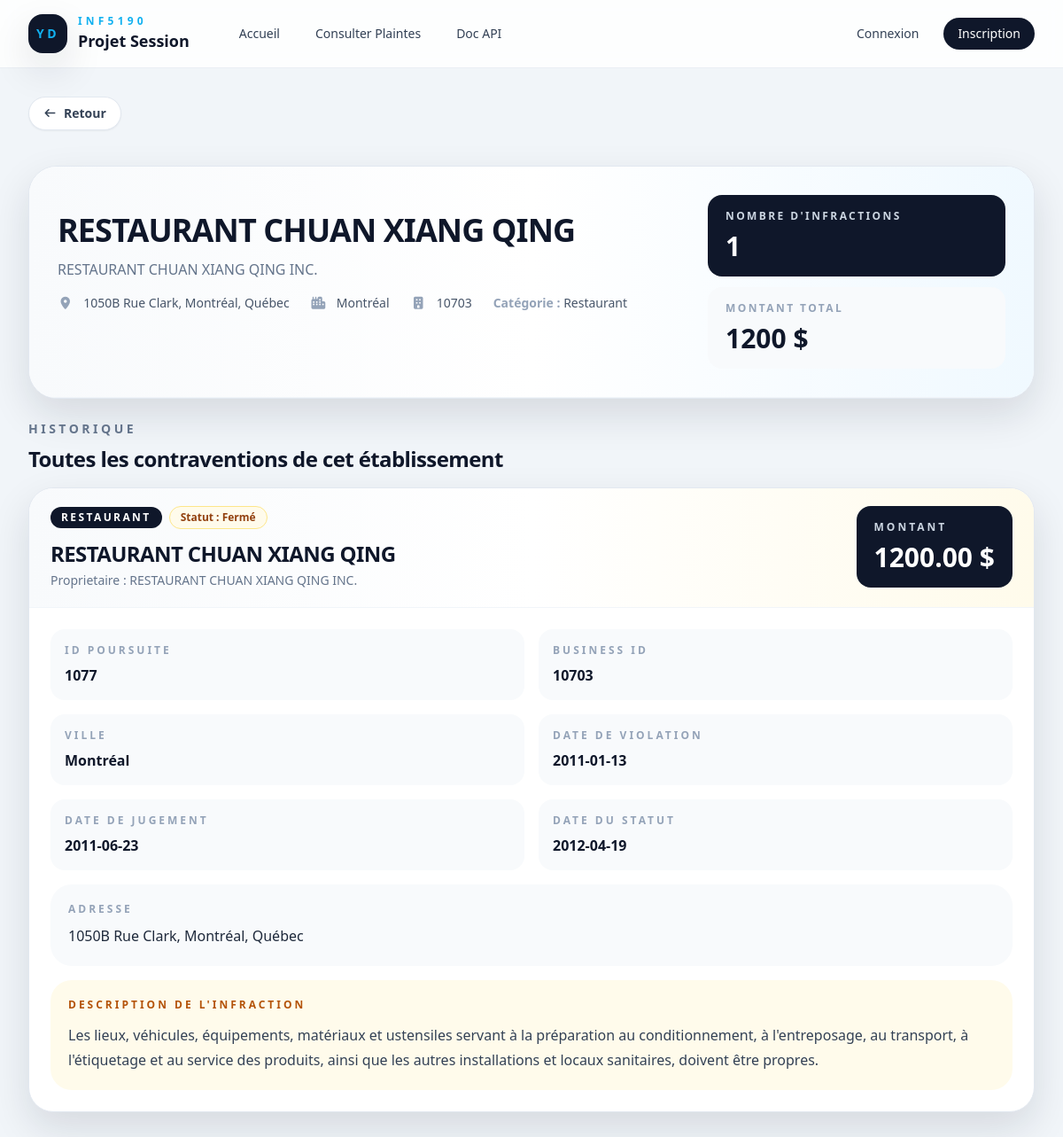
The page /etablissement_details/10703 on the database its author committed.
### tables this page shows
CREATE TABLE violations (
    id_poursuite INTEGER PRIMARY KEY,
    business_id INTEGER NOT NULL,
    date_violation DATE NOT NULL, /*date*/
    descr TEXT NOT NULL, /*description*/
    adresse TEXT NOT NULL,
    date_jugement DATE NOT NULL,
    etablissement TEXT NOT NULL,
    montant DECIMAL(10,2) NOT NULL,
    proprietaire TEXT NOT NULL,
    ville TEXT NOT NULL,
    statut TEXT NOT NULL,
    date_statut DATE NOT NULL,
    categorie TEXT NOT NULL
);

### app.py (the view)
@app.route("/etablissement_details/<int:business_id>", methods=["GET"])
def etablissement_details_page(business_id: int):
    etablissement_summary = _get_db().return_business_summary(business_id)
    if not etablissement_summary:
        return render_template("404.html", message="Établissement non trouvé.")
    violation_list = _get_db().return_all_violations_of_etablissement(business_id)
    if not violation_list:
        return render_template("404.html", message="Aucune violation trouvée pour cet établissement.")
    return render_template("business_details.html", etablissement_details=etablissement_summary[0], violations=violation_list)

### app.py (called while the page is built)
def _get_db():
    db = getattr(g, "_database", None)
    if db is None:
        g._database = Database()
    return g._database

@app.teardown_appcontext
def close_connection(exception):
    db = getattr(g, "_database", None)
    if db is not None:
        db.disconnect()

### database.py (called while the page is built)
    def get_connection(self):
        if self.connection is None:
            self.connection = sqlite3.connect("db/violations.db")
            self.connection.row_factory = sqlite3.Row
        return self.connection

    def disconnect(self):
        if self.connection is not None:
            self.connection.close()

    def return_all_violations_of_etablissement(self, business_id: int):
        connection = self.get_connection()
        cursor = connection.execute(
        """
            SELECT
                id_poursuite,
                business_id,
                date_violation,
                descr,
                adresse,
                date_jugement,
                etablissement,
                montant,
                proprietaire,
                ville,
                statut,
                date_statut,
                categorie
            FROM violations
            WHERE business_id = ?
            ORDER BY date_violation DESC, id_poursuite DESC;
        """, (business_id,))
        return [Violation.from_db_row(row) for row in cursor.fetchall()]

    def return_business_summary(self, business_id: int):
        connection = self.get_connection()
        cursor = connection.execute(
        """
        SELECT
            business_id,
            etablissement,
            adresse,
            ville,
            proprietaire,
            categorie,
            COUNT(*) AS nombre_violations,
            SUM(montant) AS montant_total
        FROM violations
        WHERE business_id = ?
        GROUP BY
            business_id,
            etablissement,
            adresse,
            ville,
            proprietaire,
            categorie;

        """, (business_id,))
        rows = cursor.fetchall()
        return [dict(row) for row in rows]

    def user_is_log_in(self, id_session, email) -> bool:
        return id_session is not None and email is not None and self.get_session_email(id_session) == email

### violation.py (called while the page is built)
    @staticmethod
    def _format_date(date_value: str) -> str:
        return datetime.strptime(str(date_value), "%Y%m%d").strftime("%Y-%m-%d")

    @property
    def formatted_date_violation(self) -> str:
        return self._format_date(self.date_violation)

### templates/business_details.html
{% extends "layout.html" %}
{% block content %}
{% include "_back_button.html" %}
{% if etablissement_details %}
<section class="space-y-6 mt-10">
   <article class="overflow-hidden rounded-[2rem] border border-slate-200 bg-white shadow-soft">
      <div class="border-b border-slate-100 bg-gradient-to-r from-slate-50 via-white to-sky-50 px-8 py-8">
         <div class="flex flex-col gap-6 lg:flex-row lg:items-start lg:justify-between">
            <div class="min-w-0">
               <h1 class="mt-5 text-4xl font-black tracking-tight text-slate-900" id="resto-name">
                  {{ etablissement_details.etablissement }}
               </h1>
               <p class="mt-3 text-base font-medium text-slate-500" id="resto-proprio"
                  title="Propriétaire de l'établissement">
                  {{ etablissement_details.proprietaire }}
               </p>
               <div class="mt-4 flex flex-wrap gap-x-6 gap-y-2 text-sm text-slate-600">
                  <div>
                     <i class="fa-solid fa-location-dot mr-2 text-slate-400"></i>
                     <span id="resto-adresse">{{ etablissement_details.adresse }}</span>
                  </div>
                  <div>
                     <i class="fa-solid fa-city mr-2 text-slate-400"></i>
                     <span id="resto-ville">{{ etablissement_details.ville }}</span>
                  </div>
                  <div>
                     <i class="fa-solid fa-building mr-2 text-slate-400"></i>
                     <span id="resto-bussiness_id" title="Business ID">{{ etablissement_details.business_id }}</span>
                  </div>
                  <div class="">
                     <span class="text-slate-400 font-semibold">Catégorie :</span>
                     <span id="resto-cat">{{ etablissement_details.categorie }}</span>
                  </div>
               </div>
            </div>
            <div class="grid gap-3 sm:grid-cols-3 lg:min-w-[21rem] lg:grid-cols-1 xl:grid-cols-2">
               <div class="rounded-2xl bg-slate-900 px-5 py-4 text-white">
                  <p class="text-xs font-semibold uppercase tracking-[0.2em] text-slate-300">
                     Nombre d'Infractions
                  </p>
                  <p class="mt-2 text-3xl font-black" id="resto-nb-infract">
                     {{ etablissement_details.nombre_violations }}
                  </p>
               </div>
               <div class="rounded-2xl bg-slate-50 px-5 py-4">
                  <p class="text-xs font-semibold uppercase tracking-[0.2em] text-slate-400">
                     Montant total
                  </p>
                  <p class="mt-2 text-3xl font-black text-slate-900" id="resto-montantTotal">
                     {{ etablissement_details.montant_total }} $
                  </p>
               </div>
            </div>
         </div>
      </div>
   </article>
   <section class="space-y-4">
      <div class="flex items-center justify-between">
         <div>
            <p class="text-sm font-semibold uppercase tracking-[0.25em] text-slate-500">
               Historique
            </p>
            <h2 class="mt-2 text-2xl font-black tracking-tight text-slate-900">
               Toutes les contraventions de cet établissement
            </h2>
         </div>
      </div>
      <div id="resto-violations" class="space-y-4">
         {% for violation in violations %}
         {% include "_violation_card.html" %}
         {% endfor %}
      </div>
   </section>
</section>
{% endif %}
{% endblock %}

### templates/_violation_card.html
<article class="overflow-hidden rounded-[1.75rem] border border-slate-200 bg-white shadow-soft">
   <div class="border-b border-slate-100 bg-gradient-to-r from-slate-50 via-white to-amber-50 px-6 py-5">
      <div class="flex flex-col gap-4 md:flex-row md:items-start md:justify-between">
         <div class="space-y-3">
            <div class="flex flex-wrap items-center gap-2">
               <span
                  class="inline-flex rounded-full bg-slate-900 px-3 py-1 text-xs font-semibold uppercase tracking-[0.2em] text-white">
                  {{ violation.categorie }}
               </span>
               <span
                  class="inline-flex rounded-full border border-amber-200 bg-amber-50 px-3 py-1 text-xs font-semibold text-amber-800">
                  Statut : {{ violation.statut }}
               </span>
            </div>
            <div>
               <h2 class="text-2xl font-black tracking-tight text-slate-900">
                  {{ violation.etablissement }}
               </h2>
               <p class="mt-1 text-sm font-medium text-slate-500">
                  Proprietaire : {{ violation.proprietaire }}
               </p>
            </div>
         </div>
         <div class="rounded-2xl bg-slate-900 px-5 py-4 text-white">
            <p class="text-xs font-semibold uppercase tracking-[0.25em] text-slate-300">
               Montant
            </p>
            <p class="mt-2 text-3xl font-black">
               {{ "%.2f"|format(violation.montant) }} $
            </p>
         </div>
      </div>
   </div>
   <div class="px-6 py-6">
      <div class="grid gap-4 md:grid-cols-2 xl:grid-cols-3">
         <div class="rounded-2xl bg-slate-50 p-4">
            <p class="text-xs font-semibold uppercase tracking-[0.25em] text-slate-400">
               ID poursuite
            </p>
            <p class="mt-2 text-base font-semibold text-slate-900">
               {{ violation.id_poursuite }}
            </p>
         </div>
         <div class="rounded-2xl bg-slate-50 p-4">
            <p class="text-xs font-semibold uppercase tracking-[0.25em] text-slate-400">
               Business ID
            </p>
            <p class="mt-2 text-base font-semibold text-slate-900">
               {{ violation.business_id }}
            </p>
         </div>
         <div class="rounded-2xl bg-slate-50 p-4">
            <p class="text-xs font-semibold uppercase tracking-[0.25em] text-slate-400">
               Ville
            </p>
            <p class="mt-2 text-base font-semibold text-slate-900">
               {{ violation.ville }}
            </p>
         </div>
         <div class="rounded-2xl bg-slate-50 p-4">
            <p class="text-xs font-semibold uppercase tracking-[0.25em] text-slate-400">
               Date de violation
            </p>
            <p class="mt-2 text-base font-semibold text-slate-900">
               {{ violation.formatted_date_violation }}
            </p>
         </div>
         <div class="rounded-2xl bg-slate-50 p-4">
            <p class="text-xs font-semibold uppercase tracking-[0.25em] text-slate-400">
               Date de jugement
            </p>
            <p class="mt-2 text-base font-semibold text-slate-900">
               {{ violation.formatted_date_jugement }}
            </p>
         </div>
         <div class="rounded-2xl bg-slate-50 p-4">
            <p class="text-xs font-semibold uppercase tracking-[0.25em] text-slate-400">
               Date du statut
            </p>
            <p class="mt-2 text-base font-semibold text-slate-900">
               {{ violation.formatted_date_statut }}
            </p>
         </div>
      </div>
      <div class="mt-4 rounded-[1.5rem] bg-slate-50 p-5">
         <p class="text-xs font-semibold uppercase tracking-[0.25em] text-slate-400">
            Adresse
         </p>
         <p class="mt-2 text-base font-medium leading-7 text-slate-800">
            {{ violation.adresse }}
         </p>
      </div>
      <div class="mt-4 rounded-[1.5rem] bg-amber-50 p-5">
         <p class="text-xs font-semibold uppercase tracking-[0.25em] text-amber-700">
            Description de l'infraction
         </p>
         <p class="mt-3 text-base leading-7 text-slate-700">
            {{ violation.descr }}
         </p>
      </div>
   </div>
</article>

### rows shown on the page
violations: etablissement "RESTAURANT CHUAN XIANG QING", proprietaire "RESTAURANT CHUAN XIANG QING INC.", adresse "1050B Rue Clark, Montréal, Québec", ville "Montréal", categorie "Restaurant", categorie "RESTAURANT", statut "Fermé", etablissement "RESTAURANT CHUAN XIANG QING", proprietaire "RESTAURANT CHUAN XIANG QING INC.", id_poursuite "1077", business_id "10703", ville "Montréal", adresse "1050B Rue Clark, Montréal, Québec", descr "Les lieux, véhicules, équipements, matériaux et ustensiles servant à la préparation au conditionnement, à l'entreposage, au transport, à l'étiquetage et au service des produits, ainsi que les autres installations et locaux sanitaires, doivent être propres."

### other values the page prints
{{ etablissement_details.business_id }} "10703"
{{ etablissement_details.nombre_violations }} "1"
{{ etablissement_details.montant_total }} "1200"
{{ "%.2f"|format(violation.montant) }} "1200.00"
{{ violation.formatted_date_violation }} "2011-01-13"
{{ violation.formatted_date_jugement }} "2011-06-23"
{{ violation.formatted_date_statut }} "2012-04-19"
